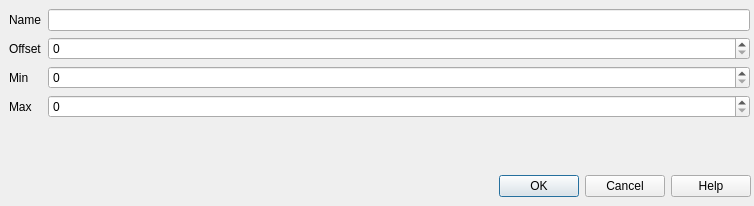
<?xml version="1.0" encoding="UTF-8"?>
<ui version="4.0">
 <class>CDlgMdfDmActionParam</class>
 <widget class="QDialog" name="CDlgMdfDmActionParam">
  <property name="geometry">
   <rect>
    <x>0</x>
    <y>0</y>
    <width>754</width>
    <height>206</height>
   </rect>
  </property>
  <property name="windowTitle">
   <string>Decsion Matrix Action Parameter</string>
  </property>
  <widget class="QDialogButtonBox" name="buttonBox">
   <property name="geometry">
    <rect>
     <x>10</x>
     <y>170</y>
     <width>741</width>
     <height>32</height>
    </rect>
   </property>
   <property name="orientation">
    <enum>Qt::Horizontal</enum>
   </property>
   <property name="standardButtons">
    <set>QDialogButtonBox::Cancel|QDialogButtonBox::Help|QDialogButtonBox::Ok</set>
   </property>
   <property name="centerButtons">
    <bool>false</bool>
   </property>
  </widget>
  <widget class="QWidget" name="formLayoutWidget">
   <property name="geometry">
    <rect>
     <x>9</x>
     <y>9</y>
     <width>741</width>
     <height>151</height>
    </rect>
   </property>
   <layout class="QFormLayout" name="formLayout">
    <item row="0" column="0">
     <widget class="QLabel" name="label_5">
      <property name="text">
       <string>Name</string>
      </property>
     </widget>
    </item>
    <item row="0" column="1">
     <widget class="QLineEdit" name="editName"/>
    </item>
    <item row="1" column="0">
     <widget class="QLabel" name="label_4">
      <property name="text">
       <string>Offset</string>
      </property>
     </widget>
    </item>
    <item row="1" column="1">
     <widget class="QSpinBox" name="spinOffset">
      <property name="maximum">
       <number>65535</number>
      </property>
     </widget>
    </item>
    <item row="2" column="0">
     <widget class="QLabel" name="label_6">
      <property name="text">
       <string>Min</string>
      </property>
     </widget>
    </item>
    <item row="2" column="1">
     <widget class="QSpinBox" name="spinMin">
      <property name="maximum">
       <number>65535</number>
      </property>
     </widget>
    </item>
    <item row="3" column="0">
     <widget class="QLabel" name="label_7">
      <property name="text">
       <string>Max</string>
      </property>
     </widget>
    </item>
    <item row="3" column="1">
     <widget class="QSpinBox" name="spinMax">
      <property name="maximum">
       <number>65535</number>
      </property>
     </widget>
    </item>
    <item row="4" column="0">
     <widget class="QLabel" name="label">
      <property name="text">
       <string/>
      </property>
     </widget>
    </item>
   </layout>
  </widget>
 </widget>
 <resources>
  <include location="vscpworks.qrc"/>
 </resources>
 <connections>
  <connection>
   <sender>buttonBox</sender>
   <signal>accepted()</signal>
   <receiver>CDlgMdfDmActionParam</receiver>
   <slot>accept()</slot>
   <hints>
    <hint type="sourcelabel">
     <x>380</x>
     <y>385</y>
    </hint>
    <hint type="destinationlabel">
     <x>376</x>
     <y>203</y>
    </hint>
   </hints>
  </connection>
  <connection>
   <sender>buttonBox</sender>
   <signal>rejected()</signal>
   <receiver>CDlgMdfDmActionParam</receiver>
   <slot>reject()</slot>
   <hints>
    <hint type="sourcelabel">
     <x>380</x>
     <y>385</y>
    </hint>
    <hint type="destinationlabel">
     <x>376</x>
     <y>203</y>
    </hint>
   </hints>
  </connection>
 </connections>
</ui>
